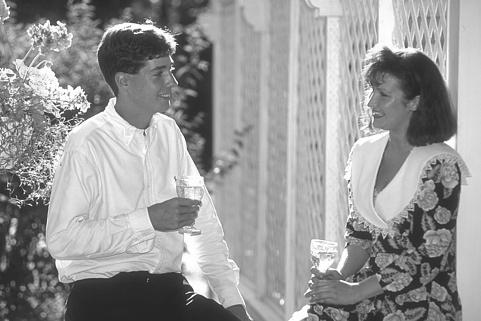
#> input picture Berkley Dataset/157055.jpg, 481 x 321 px, found by its file name
$ python EntryopyThresholding.py   (Python 2 division)
#> lines starting #> are read from the running program, lines starting #| are printed output that depends on the picture; after the words box and inside, x2 and y2 are one past the last pixel; in counts of white or black regions, pixels touching at a corner belong together
from PIL import Image
import numpy as num, math
import numpy as np
from copy import deepcopy
import matplotlib.pyplot as plt
import matplotlib.cm as cm

#I=num.array(Image.open('C:/Users/Kiran/Desktop/Documents/UCF/Academics/Computer Vision/Assignment1/Berkley Dataset/147091.jpg'))


def Thresholding(I):

# generate a histogram array and store it in histo
    histo = np.zeros(256)
    for i in range(len(I[:,0])):
        for j in range(len(I[0,:])):
	   x = I[i,j]
	   histo[x] += 1

# to find the total number of pixels in the  Histogram
    sum_A = []
    total = 0
    for i in range (255):
        total += histo[i]
        sum_A.append(total)

# Pixels in the Image Region
    total_pixels = len(I[:,0])*len(I[0,:])
    sum_B = []
    for i in range(255):
        sum_B.append(total_pixels - sum_A[i])


#finding the probability distribution A and B region
    ProbA=[]
    for i in range(255):
        if sum_A[i]!=0:
            ProbA.append(histo[i] / sum_A[i])
        else:
            ProbA.append(0)


    ProbB=[]
    for i in range(255):
        ProbB.append(histo[i]/ sum_B[i])

#Finding the entropy of A above the threshold value and B below the threshold value

    EntropyA = []
    sumEntropyA = 0
    for i in range(255):
        try:
            sumEntropyA += (ProbA[i]) * math.log(ProbA[i])
            EntropyA.append(-sumEntropyA)

        except ValueError:
            EntropyA.append(0)

    EntropyB= []
    sumEntropyB=0
    for i in range(255):
        try:
            sumEntropyB += (ProbB[i]) * math.log(ProbB[i])
            EntropyB.append(sumEntropyB)
        except ValueError:
            EntropyB.append(0)


#Total Entropy of A and B combined
    Entropy=[]
    for i in range(255):
        Entropy.append(EntropyA[i]+EntropyB[i])

#The value of T where the maximum Entropy is seen is determined
    maxm = max(Entropy)
    for i in range(255):
        if (Entropy[i] == maxm):
            T=i

#Setting the value of the corresponding binary image less than and above the thresholds
    temp=deepcopy(I)
    for i in range(len(I[:,0])):
        for j in range(len(I[0,:])):
            if(I[i,j]>= T):
                temp[i,j]=255
            else:
                temp[i,j]=0
    print 'The thresholding value for the image is %s' %T

#Plot of the figure before and after thresholding
    plt.figure()
    plt.subplot(2,1,1)
    plt.title('Before Thresholding')
    plt.imshow(I,cmap = cm.gray)
    plt.subplot(2,1,2)
    plt.title('After Thresholding')
    plt.imshow(temp,cmap = cm.gray)

    plt.show()

#Please provide the image path here
Image1=num.array(Image.open('C:/Users/Kiran/Desktop/Documents/UCF/Academics/Computer Vision/Assignment1/Berkley Dataset/157055.jpg'))
#> Image1 is the input picture: shape (321, 481); min 25, max 255, mean 151.8
Image2=num.array(Image.open('C:/Users/Kiran/Desktop/Documents/UCF/Academics/Computer Vision/Assignment1/Berkley Dataset/43070.jpg'))
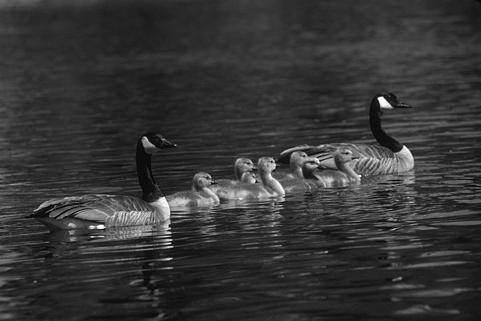
#> input picture Berkley Dataset/43070.jpg, 481 x 321 px, found by its file name
#> Image2 is the input picture: shape (321, 481); min 0, max 255, mean 53.7
Image3=num.array(Image.open('C:/Users/Kiran/Desktop/Documents/UCF/Academics/Computer Vision/Assignment1/Berkley Dataset/147091.jpg'))
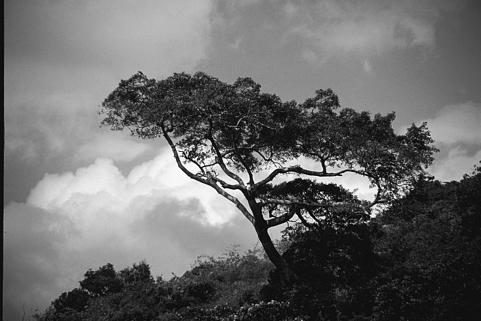
#> input picture Berkley Dataset/147091.jpg, 481 x 321 px, found by its file name
#> Image3 is the input picture: shape (321, 481); min 0, max 255, mean 106.7

Thresholding(Image1)
#> after the loop in Thresholding, `for i in range(len(I[:,0])):`: histo = 256 values, max 1532 at index 166, min 0 at index 0, mean 603.1
#> the loop in Thresholding, `for i in range (255):` made 255 passes
#> total on passes 1 to 3: 0, 0, 0
#> after the loop in Thresholding, `for i in range (255):`: sum_A = 255 values from 0 to 153287; total = 153287
#> in Thresholding, `total_pixels = len(I[:,0])*len(I[0,:])`: total_pixels = 154401
#> after the loop in Thresholding, `for i in range(255):`: sum_B = 255 values, max 154401 at index 0, min 1114 at index 254, mean 91920.3
#> after the loop in Thresholding, `for i in range(255):`: ProbA = 255 values, max 1 at index 25, min 0 at index 0, mean 0.0415
#> after the loop in Thresholding, `for i in range(255):`: ProbB = 255 values, max 0.234 at index 254, min 0 at index 0, mean 0.02
#> the loop in Thresholding, `for i in range(255):` made 255 passes
#> sumEntropyA on passes 26 to 28: 0, -0.347, -0.713
#> after the loop in Thresholding, `for i in range(255):`: EntropyA = 255 values from 0 to 18.61; sumEntropyA = -18.61
#> the loop in Thresholding, `for i in range(255):` made 255 passes
#> sumEntropyB on passes 26 to 28: -7.74e-05, -0.000155, -0.000232
#> after the loop in Thresholding, `for i in range(255):`: EntropyB = 255 values, max 0 at index 0, min -15.72 at index 254, mean -3.71; sumEntropyB = -15.72
#> after the loop in Thresholding, `for i in range(255):`: Entropy = 255 values, max 11.86 at index 163, min -7.74e-05 at index 25, mean 8.38
#> in Thresholding, `maxm = max(Entropy)`: maxm = 11.86
#> after the loop in Thresholding, `for i in range(len(I[:,0])):`:
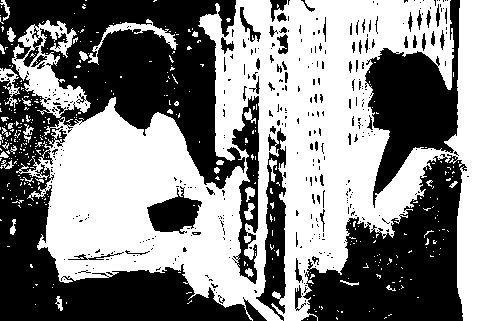
#> temp: shape (321, 481); 51.9% white; 385 black regions (323 under 20 px), largest, box (x1, y1, x2, y2) and area: (0, 0, 267, 321) 40031, (301, 154, 467, 321) 15080, (365, 0, 460, 208) 8708
#> in Thresholding, `plt.show()`:
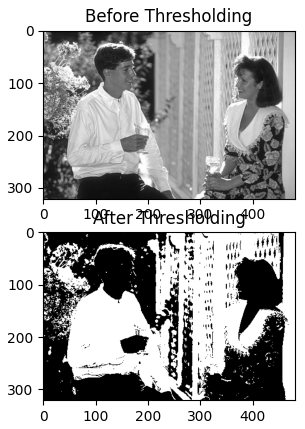
#> figure drawn by matplotlib, 2 panels
Thresholding(Image2)
#> after the loop in Thresholding (call 2), `for i in range(len(I[:,0])):`: histo = 256 values, max 4440 at index 46, min 1 at index 236, mean 603.1
#> the loop in Thresholding (call 2), `for i in range (255):` made 255 passes
#> total on passes 1 to 3: 16, 23, 30
#> after the loop in Thresholding (call 2), `for i in range (255):`: sum_A = 255 values from 16 to 154385; total = 154385
#> after the loop in Thresholding (call 2), `for i in range(255):`: sum_B = 255 values, max 154385 at index 0, min 16 at index 254, mean 32517.9
#> after the loop in Thresholding (call 2), `for i in range(255):`: ProbA = 255 values, max 1 at index 0, min 6.48e-06 at index 243, mean 0.0363
#> after the loop in Thresholding (call 2), `for i in range(255):`: ProbB = 255 values, max 0.429 at index 253, min 2.59e-05 at index 3, mean 0.0373
#> the loop in Thresholding (call 2), `for i in range(255):` made 255 passes
#> sumEntropyA on passes 1 to 3: 0, -0.362, -0.702
#> after the loop in Thresholding (call 2), `for i in range(255):`: EntropyA = 255 values from 0 to 15.83; sumEntropyA = -15.83
#> the loop in Thresholding (call 2), `for i in range(255):` made 255 passes
#> sumEntropyB on passes 1 to 3: -0.000951, -0.0014, -0.00186
#> after the loop in Thresholding (call 2), `for i in range(255):`: EntropyB = 255 values, max -0.000951 at index 0, min -28.14 at index 254, mean -11.8; sumEntropyB = -28.14
#> after the loop in Thresholding (call 2), `for i in range(255):`: Entropy = 255 values, max 10.39 at index 45, min -12.31 at index 254, mean 2.1
#> in Thresholding (call 2), `maxm = max(Entropy)`: maxm = 10.39
#> after the loop in Thresholding (call 2), `for i in range(len(I[:,0])):`:
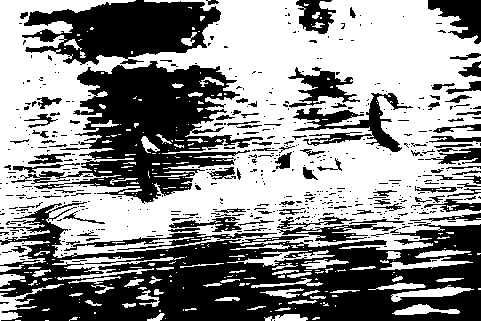
#> temp: shape (321, 481); 55.6% white; 562 black regions (465 under 20 px), largest, box (x1, y1, x2, y2) and area: (0, 202, 481, 321) 29894, (11, 61, 263, 204) 14603, (22, 0, 221, 65) 8016
Thresholding(Image3)
#> after the loop in Thresholding (call 3), `for i in range(len(I[:,0])):`: histo = 256 values, max 2879 at index 17, min 11 at index 254, mean 603.1
#> the loop in Thresholding (call 3), `for i in range (255):` made 255 passes
#> total on passes 1 to 3: 229, 292, 356
#> after the loop in Thresholding (call 3), `for i in range (255):`: sum_A = 255 values from 229 to 154317; total = 154317
#> after the loop in Thresholding (call 3), `for i in range(255):`: sum_B = 255 values, max 154172 at index 0, min 84 at index 254, mean 64622.1
#> after the loop in Thresholding (call 3), `for i in range(255):`: ProbA = 255 values, max 1 at index 0, min 7.13e-05 at index 254, mean 0.0275
#> after the loop in Thresholding (call 3), `for i in range(255):`: ProbB = 255 values, max 0.43 at index 246, min 0.000409 at index 1, mean 0.0311
#> the loop in Thresholding (call 3), `for i in range(255):` made 255 passes
#> sumEntropyA on passes 1 to 3: 0, -0.331, -0.639
#> after the loop in Thresholding (call 3), `for i in range(255):`: EntropyA = 255 values from 0 to 15.11; sumEntropyA = -15.11
#> the loop in Thresholding (call 3), `for i in range(255):` made 255 passes
#> sumEntropyB on passes 1 to 3: -0.00967, -0.0129, -0.0161
#> after the loop in Thresholding (call 3), `for i in range(255):`: EntropyB = 255 values, max -0.00967 at index 0, min -21.19 at index 254, mean -6.12; sumEntropyB = -21.19
#> after the loop in Thresholding (call 3), `for i in range(255):`: Entropy = 255 values, max 8.27 at index 121, min -6.08 at index 254, mean 5.41
#> in Thresholding (call 3), `maxm = max(Entropy)`: maxm = 8.27
#> after the loop in Thresholding (call 3), `for i in range(len(I[:,0])):`:
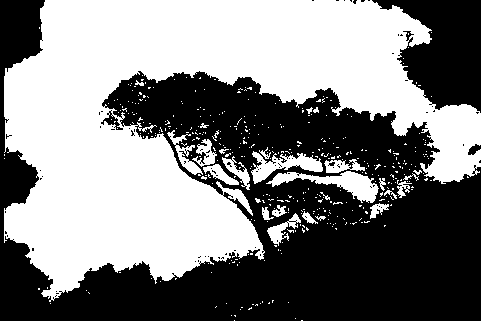
#> temp: shape (321, 481); 50.5% white; 87 black regions (83 under 20 px), largest, box (x1, y1, x2, y2) and area: (0, 0, 481, 321) 68600, (372, 0, 481, 113) 7350, (101, 110, 123, 130) 136, (468, 144, 481, 155) 84
